Frame 1 (no input): blank canvas, image omitted
Frame 60 (the mouse pressed at the canvas centre just before this capture): blank canvas, image omitted
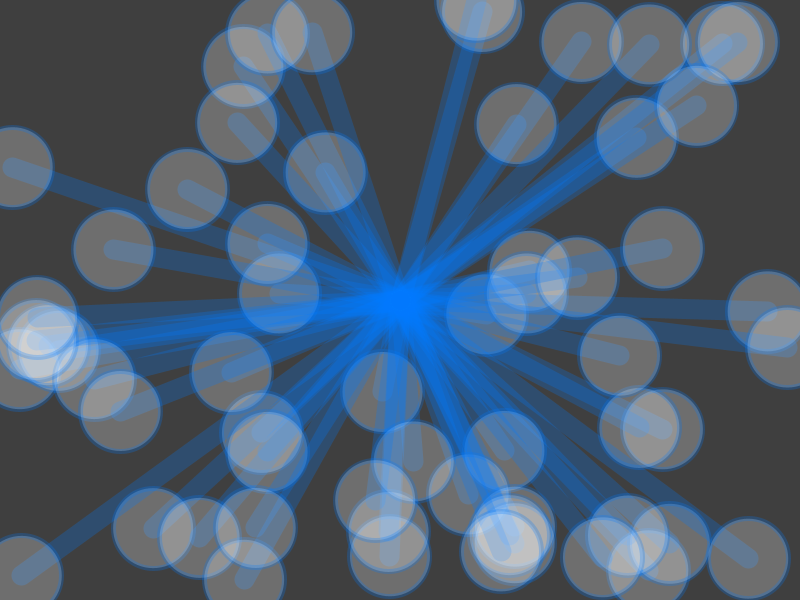
Frame 120 (the mouse held since frame 60 and released just before this capture)

The Processing sketch whose frames 1 and 60 were blank and that drew this single picture after the mouse press (run headless with seeded random() and noise(); from frame 60 on, the mouse is pressed at the canvas centre):

// Processing sketch: processing_47936
// ── processing_47936.pde

void setup()  {
  background (63,63,63);
  smooth();
  size(800, 600);
}

float LineX;
float LineY;

void draw()  {
  LineX = random(0,800);
  LineY = random(0,600);
  
  if (mousePressed)  {
  stroke(0,120,255,63);
  fill(255,255,255,63);
  strokeWeight(20);
  line(mouseX,mouseY,LineX,LineY);
  strokeWeight(5);
  ellipse(LineX,LineY,80,80);
  }
  
}
